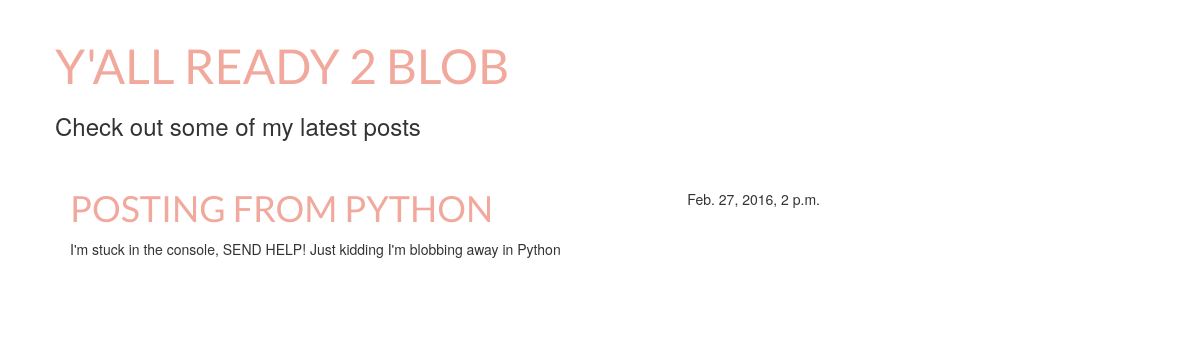
The page /post/8/ on the database as committed earlier.
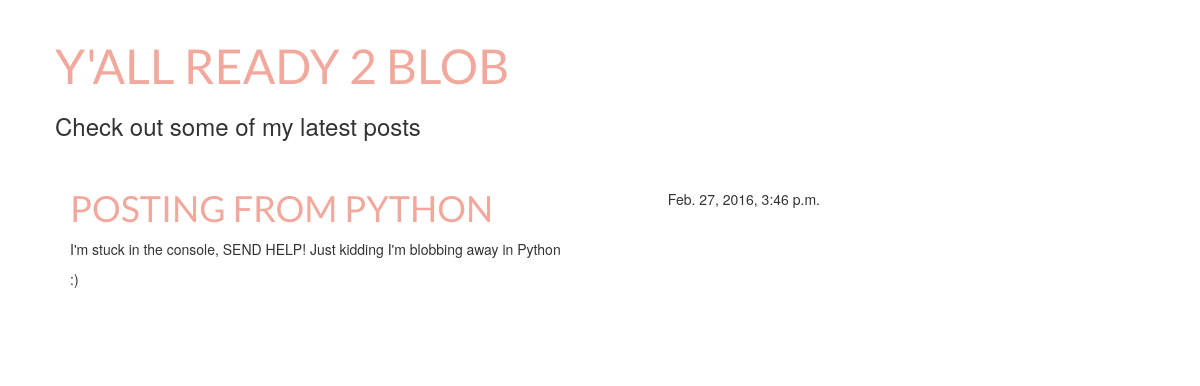
The same page on the database as committed later.
### blog/models.py (models this page shows, shortened)
class Post(models.Model):
	author = models.ForeignKey('auth.User')
	title = models.CharField(max_length=200)
	text = models.TextField()
	created_date = models.DateTimeField(
		default=timezone.now)
	published_date = models.DateTimeField(
		blank=True, null=True)

### blog/views.py (the view)
# urls.py: url(r'^post/(?P<pk>[0-9]+)/$', views.post_detail, name='post_detail'),
def post_detail(request, pk):
	post = get_object_or_404(Post, pk=pk)
	return render(request, 'blog/post_detail.html', {'post': post})

### blog/templates/blog/post_detail.html (shortened to what this page needs)
{% extends 'blog/base.html' %}
{% block content %}
	<div class="post">
		{% if post.published_date %}
		<div class="date">
			{{ post.published_date }}
		</div>
		{% endif %}
		<h1>{{ post.title }}</h1>
		<p>{{ post.text|linebreaks }}</p>
	</div>
{% endblock %}

### blog/templates/blog/base.html (shortened to what this page needs)
{% load staticfiles %}
<html>
	<head>
		<link rel="stylesheet" href="//maxcdn.bootstrapcdn.com/bootstrap/3.2.0/css/bootstrap.min.css">
		<link rel="stylesheet" href="//maxcdn.bootstrapcdn.com/bootstrap/3.2.0/css/bootstrap-theme.min.css">
		<link rel="stylesheet" href="{% static 'css/blog.css' %}">
	</head>
	<body>
	<div class="header-block">
		<h1>Y'all ready 2 blob</h1>
		<h3>Check out some of my latest posts</h3>
	</div>
	<div class="content container">
		<div class="row">
			<div class="col-md-8">
				{% block content %}
				{% endblock %}
			</div>
		</div>
	</div>
	</body>
</html>

### blog/static/css/blog.css (style rules this page uses)
.header-block { margin-top: 0; padding: 20px 20px 20px 40px; }
h1, h1 a { color:#F2A99D; font-family:Lato; text-transform: uppercase; }
.header-block h1, .header-block h1 a, .header-block h1 a:visited, .header-block h1 a:active { font-size:36pt; }
body { padding-left: 15px; }
.content { margin-left: 40px; }
.date { float:right; }
.post { margin-bottom:70px; }

Rows that differ between the two databases and show on the page:
changed Post "POSTING FROM PYTHON": published_date "Feb. 27, 2016, 2 p.m." → "Feb. 27, 2016, 3:46 p.m."; text "I'm stuck in the console, SEND HELP! Just kidding I'm blobbing away in Python" → "I'm stuck in the console, SEND HELP! Just kidding I'm blobbing away in Python :)"
